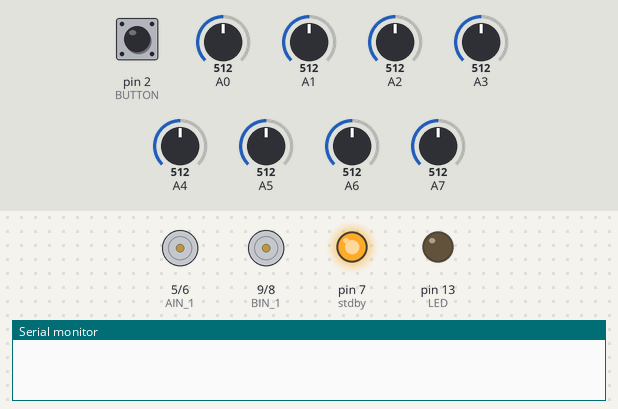
A sketch run on a simulated Arduino Nano, built with avr-gcc and run on an emulated ATmega328P. Parts: motor-driver pin pairs drawn as motors (green arrow = first pin HIGH = forward, orange = second pin HIGH = backward, longer = more drive, scaled by the enable pin), output pins drawn as LEDs (lit = HIGH), the last lines printed to the serial monitor. Dashed ring = blinking. The inputs (shaded band) are chosen by the test bench; at power-on: pin 2 (BUTTON) HIGH, A0 = 512, A1 = 512, A2 = 512, A3 = 512, A4 = 512, A5 = 512, A6 = 512, A7 = 512.

Above: at 0.8 s.
0.9 s: pin 2 (BUTTON) pulled LOW for 0.15 s
At 2.6 s:
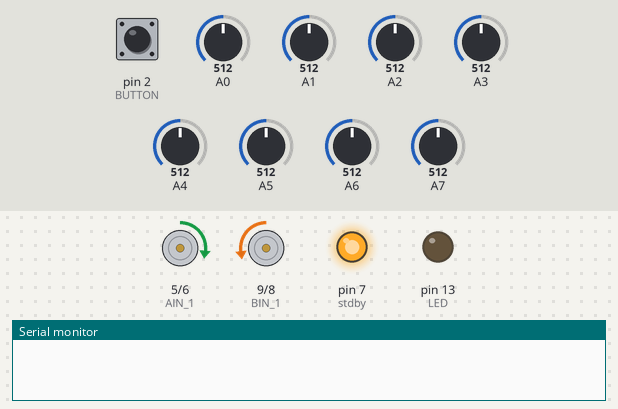
4.0 s: pin 2 (BUTTON) pulled LOW for 3.2 s
At 9.1 s:
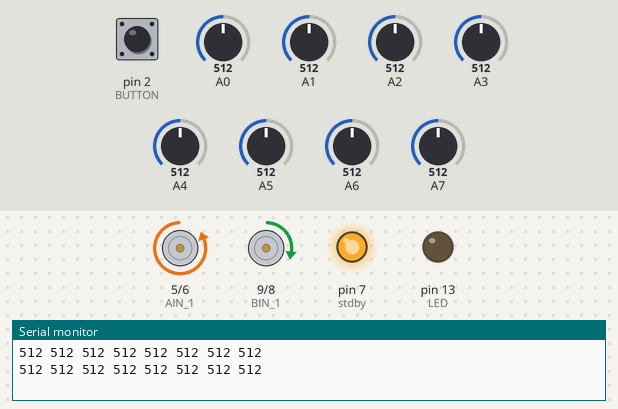
9.4 s: pin 2 (BUTTON) pulled LOW for 1 s
At 10.0 s:
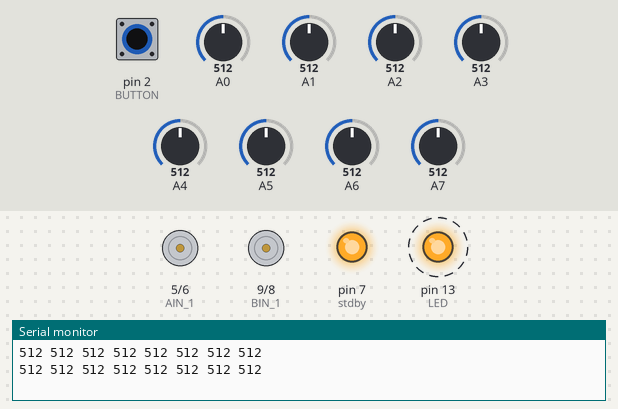
Timing chart, 0 to 19.4 s (numbered marks = the images above; inputs shaded):
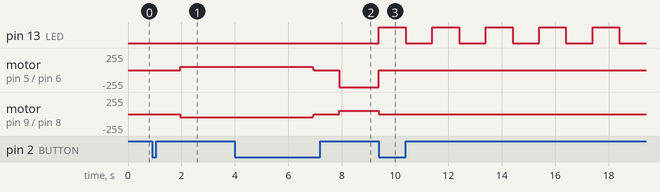

Measured:
- after the input at 0.9 s, motor on pin 5 (AIN_1) / pin 6 (AIN_2): stopped → forward 49/255 after 1.1 s; motor on pin 9 (BIN_1) / pin 8 (BIN_2): stopped → backward 50/255 after 1.1 s
- after the input at 9.4 s, pin 13 (LED): alternates HIGH for 1.0 s and LOW for 1.0 s, starting at once; motor on pin 5 (AIN_1) / pin 6 (AIN_2): backward 255/255 → stopped at once; motor on pin 9 (BIN_1) / pin 8 (BIN_2): forward 52/255 → stopped at once

The sketch:

Juno.ino
```cpp
//#include <EEPROM.h>

///////////////////////////////////////////////////////////////
/////////////////////// SETINGS ///////////////////////////////
///////////////////////////////////////////////////////////////
// motor's pins
int PWMA = 3;
int PWMB = 10;
int AIN_1 = 5;
int AIN_2 = 6;
int BIN_1 = 9;
int BIN_2 = 8;
int stdby = 7;

int step = 20;          // шаг изменения скорости
//#define GyverMotor      // Использование библиотеки с плавным управлением скорости
#define SimplaDrive      // Использование функции DRIVE

//#define SVAP_MOTORS
//#define USE_IMP       // Использования импеллера

//#define DEBUG           // Вывод значения с датчиков после преобразования

#define SPEED_MIN (1000)         // Минимальная скорость импеллера
#define SPEED_MAX (1500)         // Максимальная скорость импеллера

float max = 175;

float KP = 0.065;
float KD = 0.84;
float KI = 0.0001;

#define FIRST_FILTRE 550         // Первый фильтр значений
#define SECOND_FILTRE 110        // Второй фильтр значений

const int START_DELAY = 1000;    // Задержка запуска
const char cmdSTART = 'l';       // Команда старта
const char cmdSTOP = 's';        // Команда стопа
const char cmdCOLIB = 'a';       // Команда Автокалибровки


///////////////////////////////////////////////////////////////


#define LED 13
#define BUTTON 2
const byte NUM_SENS = 8;


#ifdef USE_IMP
#define IMP 9
#include "ESC.h"

ESC myESC (IMP, SPEED_MIN, SPEED_MAX, 500);                 // ESC_Name (ESC PIN, Minimum Value, Maximum Value, Default Speed, Arm Value)
int oESC;                                                 // Variable for the speed sent to the ESC
#endif


float lastError;
float _lastPosition;
float leftSpeed, rightSpeed;
int integral, last_proportional;
// address in EEPROM to save and load calibrations
const unsigned ADDRESS = 400;
int calibratedMinimum[NUM_SENS];
int calibratedMaximum[NUM_SENS];
int sensorMin[NUM_SENS];
int sensorMax[NUM_SENS];
int sensorValues[NUM_SENS];


// functions declaration
void pinsSetup();
void loadEEPROM();
void saveEEPROM();
bool pressButton();
bool isCmdBT(char cmd);

void setup() {
  pinsSetup();
  //loadEEPROM();
  Serial.begin(9600);
  digitalWrite(stdby, HIGH);
  while(true)
  {
    if (pressButton() || isCmdBT(cmdCOLIB))
    {
      delay(500);
      #ifdef USE_IMP
        myESC.arm();
      #endif
      LINE_COLIB();
      break;
    }
  }

}

void loop() {
  if (pressButton() || isCmdBT(cmdSTART))
  {
      #ifdef USE_IMP
        myESC.arm();
      #endif
    #ifdef USE_IMP
      for (oESC = SPEED_MIN; oESC <= SPEED_MAX; oESC += 1)  // goes from 1000 microseconds to 2000 microseconds
    {
      myESC.speed(oESC);                                    // tell ESC to go to the oESC speed value
      delay(10);                                            // waits 10ms for the ESC to reach speed
    }
    #endif

    //here is your main logic following line
    delay(START_DELAY);
    PID();
  }
} // loop


//**********************************************************


void pinsSetup()
{
  pinMode(AIN_1, OUTPUT);
  pinMode(AIN_2, OUTPUT);
  pinMode(BIN_1, OUTPUT);
  pinMode(BIN_2, OUTPUT);
  pinMode(LED, OUTPUT);
  pinMode(stdby, OUTPUT);
  pinMode(BUTTON, INPUT_PULLUP);
  digitalWrite(LED, LOW);


#ifdef USE_IMP
  myESC.arm();
  delay(5000);
  digitalWrite(LED, HIGH);
#endif

}
/*
void loadEEPROM()
{
  unsigned address = ADDRESS;
  for (int i = 0; i < NUM_SENS; ++i) {
    EEPROM.get(address, calibratedMinimum[i]);
    EEPROM.get(address + 2, calibratedMaximum[i]);
    address += 4;
  }
}

void saveEEPROM()
{
  unsigned address = ADDRESS;
  for (int i = 0; i < NUM_SENS; i++) {
    EEPROM.put(address, calibratedMinimum[i]);
    EEPROM.put(address + 2, calibratedMaximum[i]);
    address += 4;
  }
}

*/

bool pressButton()
{
  return !digitalRead(BUTTON);
}

bool isCmdBT(char cmd)
{
  if (Serial.available()) {
    char ch = Serial.read();
    if (ch == cmd) {
      return true;
    }
  }
  return false;
}

void LINE_COLIB()
{
  delay(500);
for (int i = 0; i < 8; i++)
  {
    sensorMin[i] = 4096;
  }
  int startColobTime = millis();
  while (millis() < (startColobTime + 5000))
  {

        #ifdef SimplaDrive
          drive(50, -50);
        #endif

        #ifdef GyverMotor
        drive(50, -50);
        #endif

    // Grabs incoming data from the photosensor
    for (int i = 0; i < 8; i++)
    {

      sensorValues[0] = analogRead(A0);
      if ( sensorValues[0] > sensorMax[0]) {
        sensorMax[0] = sensorValues[0];
      }
      if ( sensorValues[0] < sensorMin[0]) {
        sensorMin[0] = sensorValues[0];
      }

      sensorValues[1] = analogRead(A1);
      if ( sensorValues[1] > sensorMax[1]) {
        sensorMax[1] = sensorValues[1];
      }
      if ( sensorValues[1] < sensorMin[1]) {
        sensorMin[1] = sensorValues[1];
      }

      sensorValues[2] = analogRead(A2);
      if ( sensorValues[2] > sensorMax[2]) {
        sensorMax[2] = sensorValues[2];
      }
      if ( sensorValues[2] < sensorMin[2]) {
        sensorMin[2] = sensorValues[2];
      }

      sensorValues[3] = analogRead(A3);
      if ( sensorValues[3] > sensorMax[3]) {
        sensorMax[3] = sensorValues[3];
      }
      if ( sensorValues[3] < sensorMin[3]) {
        sensorMin[3] = sensorValues[3];
      }

      sensorValues[4] = analogRead(A4);
      if ( sensorValues[4] > sensorMax[4]) {
        sensorMax[4] = sensorValues[4];
      }
      if ( sensorValues[4] < sensorMin[4]) {
        sensorMin[4] = sensorValues[4];
      }


      sensorValues[5] = analogRead(A5);
      if ( sensorValues[5] > sensorMax[5]) {
        sensorMax[5] = sensorValues[5];
      }
      if ( sensorValues[5] < sensorMin[5]) {
        sensorMin[5] = sensorValues[5];
      }

      sensorValues[6] = analogRead(A6);
      if ( sensorValues[6] > sensorMax[6]) {
        sensorMax[6] = sensorValues[6];
      }
      if ( sensorValues[6] < sensorMin[6]) {
        sensorMin[6] = sensorValues[6];
      }

      sensorValues[7] = analogRead(A7);
      if ( sensorValues[7] > sensorMax[7]) {
        sensorMax[7] = sensorValues[7];
      }
      if ( sensorValues[7] < sensorMin[7]) {
        sensorMin[7] = sensorValues[7];
      }
    }
      #ifdef SimplaDrive
          drive(0, 0);
      #endif

      #ifdef GyverMotor
         drive(0,0);
      #endif
  }

  for(int i =0; i<8; i++)
  {
    Serial.print(sensorMin[i]);
    Serial.print(" ");
  }
  Serial.println(" ");
  for(int i =0; i<8; i++)
  {
    Serial.print(sensorMax[i]);
    Serial.print(" ");
  }

  Serial.println();

}

void PID() {
  while (true) {
    if (pressButton() || isCmdBT(cmdSTOP)) {
      while(true)
      {

        #ifdef USE_IMP
          myESC.stop();
        #endif

        #ifdef SimplaDrive
          drive(0, 0);
        #endif

        #ifdef GyverMotor
          drive(0,0);
        #endif

        digitalWrite(LED, 1);
        delay(1000);
        digitalWrite(LED, 0);
        delay(1000);
      }
    }
  unsigned int position = bot_position();

  int proportional = ((int)position - 3500);
  int derivative = proportional - last_proportional;
  integral += proportional;
  last_proportional = proportional;

  float power_difference = proportional * KP + derivative * KD;
  leftSpeed = max + power_difference;
  rightSpeed = max - power_difference;
  if (leftSpeed > 255)
    leftSpeed = 255;

  if (rightSpeed > 255)
    rightSpeed = 255;

#ifdef GyverMotor
  smoothControl(rightSpeed, leftSpeed);
#endif

#ifdef SimplaDrive
  drive(leftSpeed, rightSpeed);
  //drive(rightSpeed, leftSpeed);
#endif
  }
}


float bot_position()
{
  bool onLine = false;
  uint32_t avg = 0; // this is for the weighted total
  uint16_t sum = 0; // this is for the denominator, which is <= 64000


  sensorValues[0] = analogRead(A0);
  sensorValues[0] = map(sensorValues[0], sensorMin[0], sensorMax[0], 0, 1000);
  sensorValues[0] = constrain(sensorValues[0], 0, 1000);

  sensorValues[1] = analogRead(A1);
  sensorValues[1] = map(sensorValues[1], sensorMin[1], sensorMax[1], 0, 1000);
  sensorValues[1] = constrain(sensorValues[1], 0, 1000);

  sensorValues[2] = analogRead(A2);
  sensorValues[2] = map(sensorValues[2], sensorMin[2], sensorMax[2], 0, 1000);
  sensorValues[2] = constrain(sensorValues[2], 0, 1000);

  sensorValues[3] = analogRead(A3);
  sensorValues[3] = map(sensorValues[3], sensorMin[3], sensorMax[3], 0, 1000);
  sensorValues[3] = constrain(sensorValues[3], 0, 1000);

  sensorValues[4] = analogRead(A4);
  sensorValues[4] = map(sensorValues[4], sensorMin[4], sensorMax[4], 0, 1000);
  sensorValues[4] = constrain(sensorValues[4], 0, 1000);

  sensorValues[5] = analogRead(A5);
  sensorValues[5] = map(sensorValues[5], sensorMin[5], sensorMax[5], 0, 1000);
  sensorValues[5] = constrain(sensorValues[5], 0, 1000);

  sensorValues[6] = analogRead(A6);
  sensorValues[6] = map(sensorValues[6], sensorMin[6], sensorMax[6], 0, 1000);
  sensorValues[6] = constrain(sensorValues[6], 0, 1000);

  sensorValues[7] = analogRead(A7);
  sensorValues[7] = map(sensorValues[7], sensorMin[7], sensorMax[7], 0, 1000);
  sensorValues[7] = constrain(sensorValues[7], 0, 1000);

#ifdef DEBUG
for(int i=0; i<8;i++)
  {
  Serial.print(sensorValues[i]);
  Serial.print(" ");
  }
  Serial.println();
#endif

  //Serial.println();
  for (uint8_t i = 0; i < 8; i++)
  {
    uint16_t value = sensorValues[i];

    // keep track of whether we see the line at all
    if (value > FIRST_FILTRE) {
      onLine = true;
    }

    // only average in values that are above a noise threshold
    if (value > SECOND_FILTRE)
    {
      avg += (uint32_t)value * (i * 1000);
      sum += value;
    }
  }

  if (!onLine)
  {
    // If it last read to the left of center, return 0.
    if (_lastPosition < (8 - 1) * 1000 / 2)
    {
      return 0;
    }
    // If it last read to the right of center, return the max.
    else
    {
      return (8 - 1) * 1000;
    }
  }

  _lastPosition = avg / sum;
  return _lastPosition;
}

void drive(int leftS, int rightS)
{

#ifdef SVAP_MOTORS
int left = rightS;
int right = leftS;
#else
int left = leftS;
int right = rightS;
#endif

  left = constrain(left, -255, 255);   // жестко ограничиваем диапозон значений
  right = constrain(right, -255, 255); // жестко ограничиваем диапозон значений


  if (left >= 0)
  {
    digitalWrite(BIN_1, LOW);
    digitalWrite(BIN_2, HIGH);
  }
  else
  {
    digitalWrite(BIN_1, HIGH);
    digitalWrite(BIN_2, LOW);

  }

  if (right >= 0)
  {
    digitalWrite(AIN_1, LOW);
    digitalWrite(AIN_2, HIGH);
  }
  else
  {
    digitalWrite(AIN_1, HIGH);
    digitalWrite(AIN_2, LOW);
  }


  analogWrite(PWMA, abs(right));
  analogWrite(PWMB, abs(left));
}

  static int lastSpeedR = 0; // начальное значение
  static int lastSpeedL = 0; // начальное значение

void smoothControl(int left, int right)
{
  static uint32_t tmr = 0;
  if (millis() - tmr >= 1)
  {  // каждые 5 мс
    tmr = millis();
    // если разница текущей и установленной больше шага изменения
    if (abs(lastSpeedR - right) > step)
    {
      lastSpeedR += (lastSpeedR < right) ? step : -step;  // прибавлем или вычитаем
    }
    else
    {  // иначе
      lastSpeedR = right;  // новая скорость равна заданной
    }

    if (abs(lastSpeedL - left) > step)
    {
      lastSpeedL += (lastSpeedL < left) ? step : -step;  // прибавлем или вычитаем
    }
    else
    {  // иначе
      lastSpeedL = left;  // новая скорость равна заданной
    }
    drive(lastSpeedL, lastSpeedR);
  }
}
```
